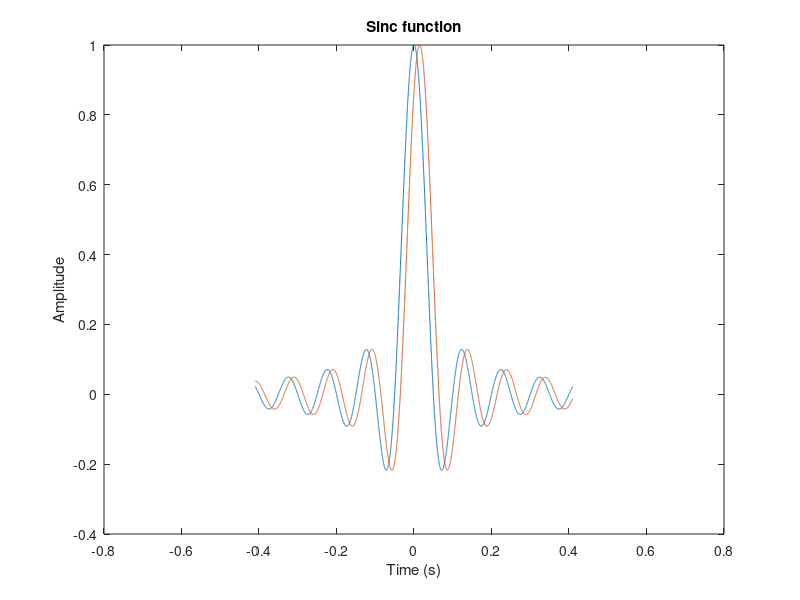
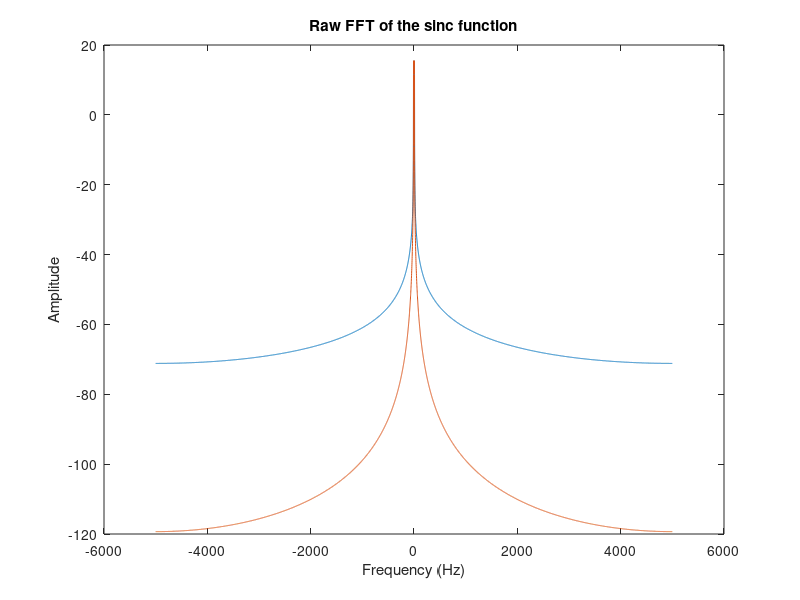
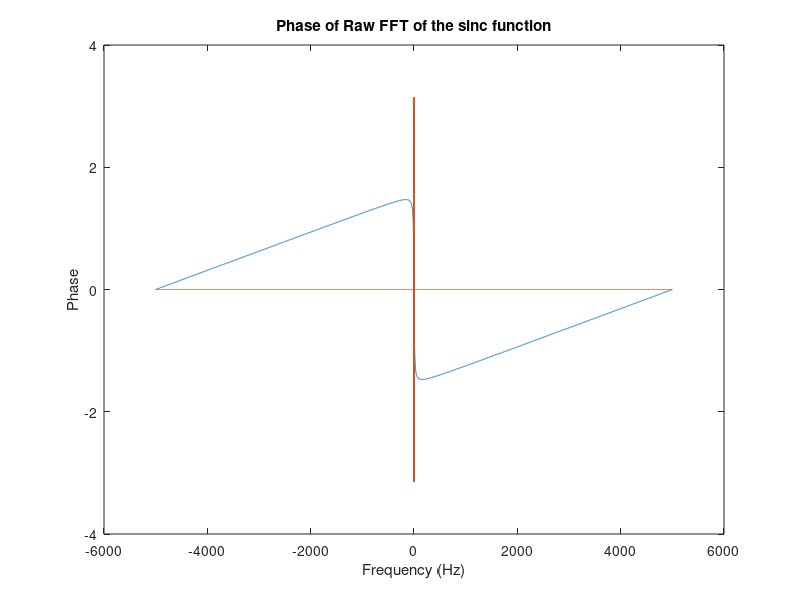
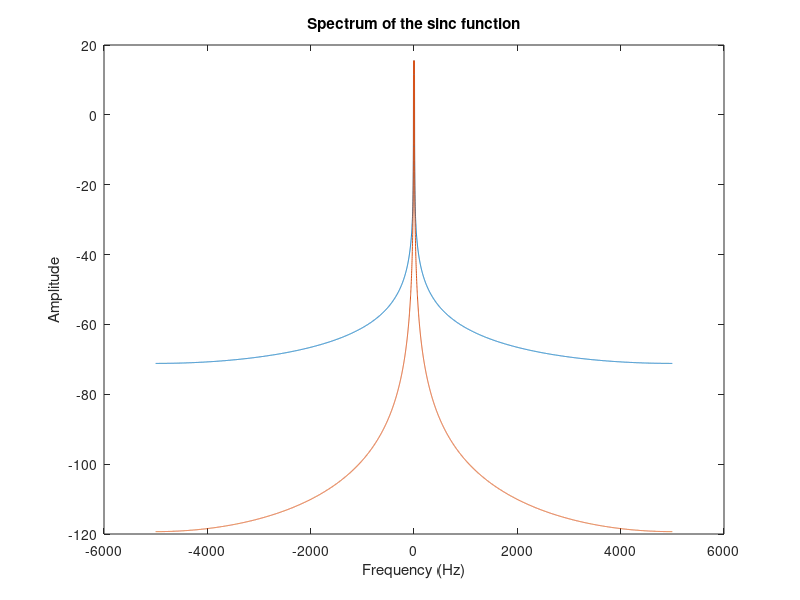

Source code (MATLAB) for these figures, in order:
% A script to analyze fractional time delay effects on FFT. 

% Author: Germain Pham
% Date: Sept. 2023

clear all
close all

% Generate a simple signal : a sinc function
N         = 2^13;
SINC_BW   = 10; % in Hz
Fs        = 10000; % in Hz
t         = (-N/2:N/2-1)/Fs;
delay     = (1023/7)/Fs; % non-integer delay

% spectral_win = blackman(N)';
spectral_win = ones(1,N);


% Generate the signals
x = 2*SINC_BW*t;
y = sinc(x);

x_delayed = 2*SINC_BW*(t-delay);
y_delayed = sinc(x_delayed);

% Plot the signal
figure
plot(t,[y(:) y_delayed(:)]);
xlabel('Time (s)');
ylabel('Amplitude');
title('Sinc function');

% Compute the raw FFT
% Nfft = 2^(nextpow2(N)+1);
Nfft = N;
Y_raw = fft(y,Nfft)/sqrt(Nfft);
Y_delayed_raw = fft(y_delayed,Nfft)/sqrt(Nfft);

% Compute the windowed FFT
Y = fft(y.*spectral_win,Nfft)/sqrt(Nfft);
Y_delayed = fft(y_delayed.*spectral_win,Nfft)/sqrt(Nfft);

% Compute the frequency axis
f = (-Nfft/2:Nfft/2-1)*Fs/Nfft;

% Plot the raw spectrum
figure
plot(f,fftshift(10*log10(abs([Y_raw(:) Y_delayed_raw(:)]).^2)));
xlabel('Frequency (Hz)');
ylabel('Amplitude');
title('Raw FFT of the sinc function');

figure
plot(f,fftshift(angle([Y_raw(:) Y_delayed_raw(:)])));
xlabel('Frequency (Hz)');
ylabel('Phase');
title('Phase of Raw FFT of the sinc function');


% Plot the spectrum
figure
plot(f,fftshift(10*log10(abs([Y(:) Y_delayed(:)]).^2)));
xlabel('Frequency (Hz)');
ylabel('Amplitude');
title('Spectrum of the sinc function');

figure
plot(f,fftshift(angle([Y(:) Y_delayed(:)])));
xlabel('Frequency (Hz)');
ylabel('Phase');
title('Phase of the sinc function');



% Ratios of the FFTs
Z_raw = Y_delayed_raw./Y_raw;
Z = Y_delayed./Y;

% Plot the ratio
figure
plot(f,fftshift(10*log10(abs([Z_raw(:) Z(:)]).^2)));
xlabel('Frequency (Hz)');
ylabel('Amplitude');
title('Ratio of the FFTs');
% ax1 = gca;
% % zoom on the useful part bandwidth
% figure
% copyobj(ax1, gcf);
% xlim([-SINC_BW SINC_BW]);

figure
plot(f,fftshift(angle([Z_raw(:) Z(:)])));
xlabel('Frequency (Hz)');
ylabel('Phase');
title('Phase of the ratio of the FFTs');
ax1 = gca;
% zoom on the useful part bandwidth
figure
copyobj(ax1, gcf);
xlim([-SINC_BW SINC_BW]);

% Bandwidth range for computation
compute_bw = 0.9*SINC_BW;

% Slope of phase:
bin_indx_useful_band = logical(abs(f) < compute_bw);
freq_useful_band = f(bin_indx_useful_band);
phase_slope = diff(angle(Z_raw(bin_indx_useful_band)));%./diff(2*pi*freq_useful_band);

plot(freq_useful_band(1:end-1),phase_slope)

avg_phase_slope = mean(phase_slope);
delay_estimate = -avg_phase_slope